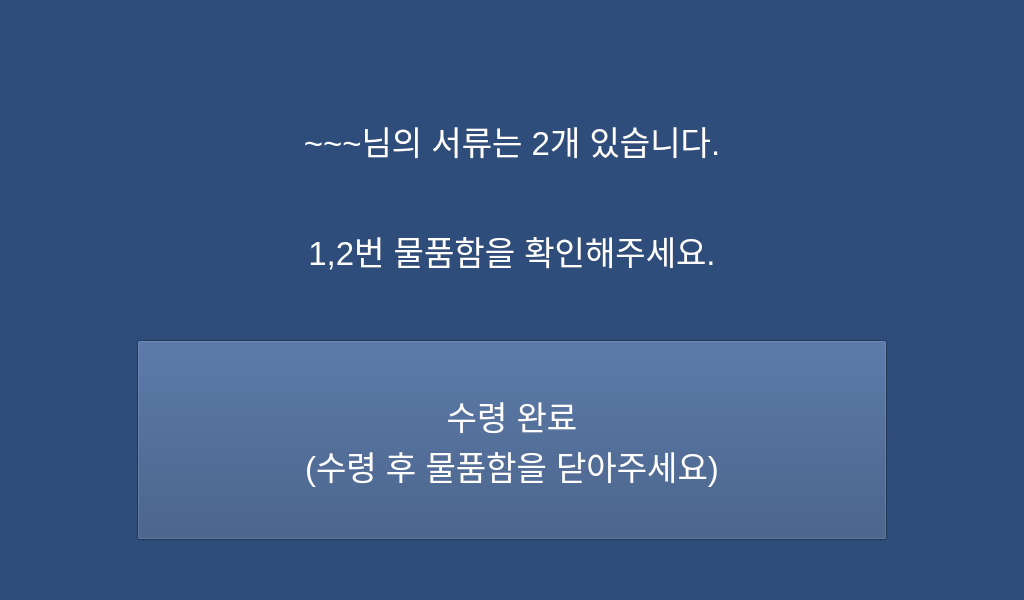
<?xml version="1.0" encoding="UTF-8"?>
<ui version="4.0">
 <class>MainWindow</class>
 <widget class="QMainWindow" name="MainWindow">
  <property name="geometry">
   <rect>
    <x>0</x>
    <y>0</y>
    <width>1024</width>
    <height>600</height>
   </rect>
  </property>
  <property name="palette">
   <palette>
    <active>
     <colorrole role="WindowText">
      <brush brushstyle="SolidPattern">
       <color alpha="255">
        <red>255</red>
        <green>255</green>
        <blue>255</blue>
       </color>
      </brush>
     </colorrole>
     <colorrole role="Button">
      <brush brushstyle="SolidPattern">
       <color alpha="255">
        <red>47</red>
        <green>77</green>
        <blue>122</blue>
       </color>
      </brush>
     </colorrole>
     <colorrole role="Light">
      <brush brushstyle="SolidPattern">
       <color alpha="255">
        <red>71</red>
        <green>115</green>
        <blue>183</blue>
       </color>
      </brush>
     </colorrole>
     <colorrole role="Midlight">
      <brush brushstyle="SolidPattern">
       <color alpha="255">
        <red>59</red>
        <green>96</green>
        <blue>152</blue>
       </color>
      </brush>
     </colorrole>
     <colorrole role="Dark">
      <brush brushstyle="SolidPattern">
       <color alpha="255">
        <red>23</red>
        <green>38</green>
        <blue>61</blue>
       </color>
      </brush>
     </colorrole>
     <colorrole role="Mid">
      <brush brushstyle="SolidPattern">
       <color alpha="255">
        <red>31</red>
        <green>51</green>
        <blue>81</blue>
       </color>
      </brush>
     </colorrole>
     <colorrole role="Text">
      <brush brushstyle="SolidPattern">
       <color alpha="255">
        <red>255</red>
        <green>255</green>
        <blue>255</blue>
       </color>
      </brush>
     </colorrole>
     <colorrole role="BrightText">
      <brush brushstyle="SolidPattern">
       <color alpha="255">
        <red>255</red>
        <green>255</green>
        <blue>255</blue>
       </color>
      </brush>
     </colorrole>
     <colorrole role="ButtonText">
      <brush brushstyle="SolidPattern">
       <color alpha="255">
        <red>255</red>
        <green>255</green>
        <blue>255</blue>
       </color>
      </brush>
     </colorrole>
     <colorrole role="Base">
      <brush brushstyle="SolidPattern">
       <color alpha="255">
        <red>47</red>
        <green>77</green>
        <blue>122</blue>
       </color>
      </brush>
     </colorrole>
     <colorrole role="Window">
      <brush brushstyle="SolidPattern">
       <color alpha="255">
        <red>47</red>
        <green>77</green>
        <blue>122</blue>
       </color>
      </brush>
     </colorrole>
     <colorrole role="Shadow">
      <brush brushstyle="SolidPattern">
       <color alpha="255">
        <red>0</red>
        <green>0</green>
        <blue>0</blue>
       </color>
      </brush>
     </colorrole>
     <colorrole role="AlternateBase">
      <brush brushstyle="SolidPattern">
       <color alpha="255">
        <red>23</red>
        <green>38</green>
        <blue>61</blue>
       </color>
      </brush>
     </colorrole>
     <colorrole role="ToolTipBase">
      <brush brushstyle="SolidPattern">
       <color alpha="255">
        <red>255</red>
        <green>255</green>
        <blue>220</blue>
       </color>
      </brush>
     </colorrole>
     <colorrole role="ToolTipText">
      <brush brushstyle="SolidPattern">
       <color alpha="255">
        <red>0</red>
        <green>0</green>
        <blue>0</blue>
       </color>
      </brush>
     </colorrole>
    </active>
    <inactive>
     <colorrole role="WindowText">
      <brush brushstyle="SolidPattern">
       <color alpha="255">
        <red>255</red>
        <green>255</green>
        <blue>255</blue>
       </color>
      </brush>
     </colorrole>
     <colorrole role="Button">
      <brush brushstyle="SolidPattern">
       <color alpha="255">
        <red>47</red>
        <green>77</green>
        <blue>122</blue>
       </color>
      </brush>
     </colorrole>
     <colorrole role="Light">
      <brush brushstyle="SolidPattern">
       <color alpha="255">
        <red>71</red>
        <green>115</green>
        <blue>183</blue>
       </color>
      </brush>
     </colorrole>
     <colorrole role="Midlight">
      <brush brushstyle="SolidPattern">
       <color alpha="255">
        <red>59</red>
        <green>96</green>
        <blue>152</blue>
       </color>
      </brush>
     </colorrole>
     <colorrole role="Dark">
      <brush brushstyle="SolidPattern">
       <color alpha="255">
        <red>23</red>
        <green>38</green>
        <blue>61</blue>
       </color>
      </brush>
     </colorrole>
     <colorrole role="Mid">
      <brush brushstyle="SolidPattern">
       <color alpha="255">
        <red>31</red>
        <green>51</green>
        <blue>81</blue>
       </color>
      </brush>
     </colorrole>
     <colorrole role="Text">
      <brush brushstyle="SolidPattern">
       <color alpha="255">
        <red>255</red>
        <green>255</green>
        <blue>255</blue>
       </color>
      </brush>
     </colorrole>
     <colorrole role="BrightText">
      <brush brushstyle="SolidPattern">
       <color alpha="255">
        <red>255</red>
        <green>255</green>
        <blue>255</blue>
       </color>
      </brush>
     </colorrole>
     <colorrole role="ButtonText">
      <brush brushstyle="SolidPattern">
       <color alpha="255">
        <red>255</red>
        <green>255</green>
        <blue>255</blue>
       </color>
      </brush>
     </colorrole>
     <colorrole role="Base">
      <brush brushstyle="SolidPattern">
       <color alpha="255">
        <red>47</red>
        <green>77</green>
        <blue>122</blue>
       </color>
      </brush>
     </colorrole>
     <colorrole role="Window">
      <brush brushstyle="SolidPattern">
       <color alpha="255">
        <red>47</red>
        <green>77</green>
        <blue>122</blue>
       </color>
      </brush>
     </colorrole>
     <colorrole role="Shadow">
      <brush brushstyle="SolidPattern">
       <color alpha="255">
        <red>0</red>
        <green>0</green>
        <blue>0</blue>
       </color>
      </brush>
     </colorrole>
     <colorrole role="AlternateBase">
      <brush brushstyle="SolidPattern">
       <color alpha="255">
        <red>23</red>
        <green>38</green>
        <blue>61</blue>
       </color>
      </brush>
     </colorrole>
     <colorrole role="ToolTipBase">
      <brush brushstyle="SolidPattern">
       <color alpha="255">
        <red>255</red>
        <green>255</green>
        <blue>220</blue>
       </color>
      </brush>
     </colorrole>
     <colorrole role="ToolTipText">
      <brush brushstyle="SolidPattern">
       <color alpha="255">
        <red>0</red>
        <green>0</green>
        <blue>0</blue>
       </color>
      </brush>
     </colorrole>
    </inactive>
    <disabled>
     <colorrole role="WindowText">
      <brush brushstyle="SolidPattern">
       <color alpha="255">
        <red>255</red>
        <green>255</green>
        <blue>255</blue>
       </color>
      </brush>
     </colorrole>
     <colorrole role="Button">
      <brush brushstyle="SolidPattern">
       <color alpha="255">
        <red>47</red>
        <green>77</green>
        <blue>122</blue>
       </color>
      </brush>
     </colorrole>
     <colorrole role="Light">
      <brush brushstyle="SolidPattern">
       <color alpha="255">
        <red>71</red>
        <green>115</green>
        <blue>183</blue>
       </color>
      </brush>
     </colorrole>
     <colorrole role="Midlight">
      <brush brushstyle="SolidPattern">
       <color alpha="255">
        <red>59</red>
        <green>96</green>
        <blue>152</blue>
       </color>
      </brush>
     </colorrole>
     <colorrole role="Dark">
      <brush brushstyle="SolidPattern">
       <color alpha="255">
        <red>23</red>
        <green>38</green>
        <blue>61</blue>
       </color>
      </brush>
     </colorrole>
     <colorrole role="Mid">
      <brush brushstyle="SolidPattern">
       <color alpha="255">
        <red>31</red>
        <green>51</green>
        <blue>81</blue>
       </color>
      </brush>
     </colorrole>
     <colorrole role="Text">
      <brush brushstyle="SolidPattern">
       <color alpha="255">
        <red>255</red>
        <green>255</green>
        <blue>255</blue>
       </color>
      </brush>
     </colorrole>
     <colorrole role="BrightText">
      <brush brushstyle="SolidPattern">
       <color alpha="255">
        <red>255</red>
        <green>255</green>
        <blue>255</blue>
       </color>
      </brush>
     </colorrole>
     <colorrole role="ButtonText">
      <brush brushstyle="SolidPattern">
       <color alpha="255">
        <red>255</red>
        <green>255</green>
        <blue>255</blue>
       </color>
      </brush>
     </colorrole>
     <colorrole role="Base">
      <brush brushstyle="SolidPattern">
       <color alpha="255">
        <red>47</red>
        <green>77</green>
        <blue>122</blue>
       </color>
      </brush>
     </colorrole>
     <colorrole role="Window">
      <brush brushstyle="SolidPattern">
       <color alpha="255">
        <red>47</red>
        <green>77</green>
        <blue>122</blue>
       </color>
      </brush>
     </colorrole>
     <colorrole role="Shadow">
      <brush brushstyle="SolidPattern">
       <color alpha="255">
        <red>0</red>
        <green>0</green>
        <blue>0</blue>
       </color>
      </brush>
     </colorrole>
     <colorrole role="AlternateBase">
      <brush brushstyle="SolidPattern">
       <color alpha="255">
        <red>47</red>
        <green>77</green>
        <blue>122</blue>
       </color>
      </brush>
     </colorrole>
     <colorrole role="ToolTipBase">
      <brush brushstyle="SolidPattern">
       <color alpha="255">
        <red>255</red>
        <green>255</green>
        <blue>220</blue>
       </color>
      </brush>
     </colorrole>
     <colorrole role="ToolTipText">
      <brush brushstyle="SolidPattern">
       <color alpha="255">
        <red>0</red>
        <green>0</green>
        <blue>0</blue>
       </color>
      </brush>
     </colorrole>
    </disabled>
   </palette>
  </property>
  <property name="windowTitle">
   <string>MainWindow</string>
  </property>
  <property name="styleSheet">
   <string notr="true">background-color: rgb(47, 77, 122);
color: rgb(255, 255, 255);</string>
  </property>
  <property name="documentMode">
   <bool>false</bool>
  </property>
  <widget class="QWidget" name="centralwidget">
   <widget class="QLabel" name="doc_num">
    <property name="geometry">
     <rect>
      <x>137</x>
      <y>100</y>
      <width>750</width>
      <height>80</height>
     </rect>
    </property>
    <property name="font">
     <font>
      <pointsize>25</pointsize>
     </font>
    </property>
    <property name="layoutDirection">
     <enum>Qt::LeftToRight</enum>
    </property>
    <property name="text">
     <string>~~~님의 서류는 2개 있습니다.</string>
    </property>
    <property name="alignment">
     <set>Qt::AlignCenter</set>
    </property>
    <property name="textInteractionFlags">
     <set>Qt::NoTextInteraction</set>
    </property>
   </widget>
   <widget class="QPushButton" name="back_button">
    <property name="geometry">
     <rect>
      <x>137</x>
      <y>340</y>
      <width>750</width>
      <height>200</height>
     </rect>
    </property>
    <property name="font">
     <font>
      <pointsize>25</pointsize>
     </font>
    </property>
    <property name="mouseTracking">
     <bool>false</bool>
    </property>
    <property name="layoutDirection">
     <enum>Qt::LeftToRight</enum>
    </property>
    <property name="text">
     <string>수령 완료
(수령 후 물품함을 닫아주세요)</string>
    </property>
    <property name="iconSize">
     <size>
      <width>100</width>
      <height>100</height>
     </size>
    </property>
    <property name="default">
     <bool>false</bool>
    </property>
    <property name="flat">
     <bool>false</bool>
    </property>
   </widget>
   <widget class="QLabel" name="box_num">
    <property name="geometry">
     <rect>
      <x>137</x>
      <y>210</y>
      <width>750</width>
      <height>80</height>
     </rect>
    </property>
    <property name="font">
     <font>
      <pointsize>25</pointsize>
     </font>
    </property>
    <property name="layoutDirection">
     <enum>Qt::LeftToRight</enum>
    </property>
    <property name="text">
     <string>1,2번 물품함을 확인해주세요.</string>
    </property>
    <property name="alignment">
     <set>Qt::AlignCenter</set>
    </property>
    <property name="textInteractionFlags">
     <set>Qt::NoTextInteraction</set>
    </property>
   </widget>
  </widget>
  <widget class="QStatusBar" name="statusbar"/>
 </widget>
 <resources/>
 <connections/>
</ui>
